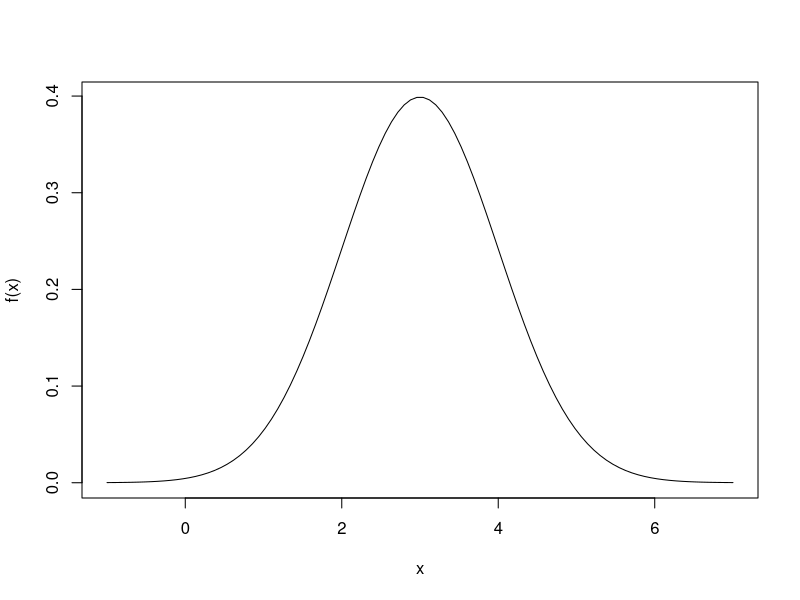
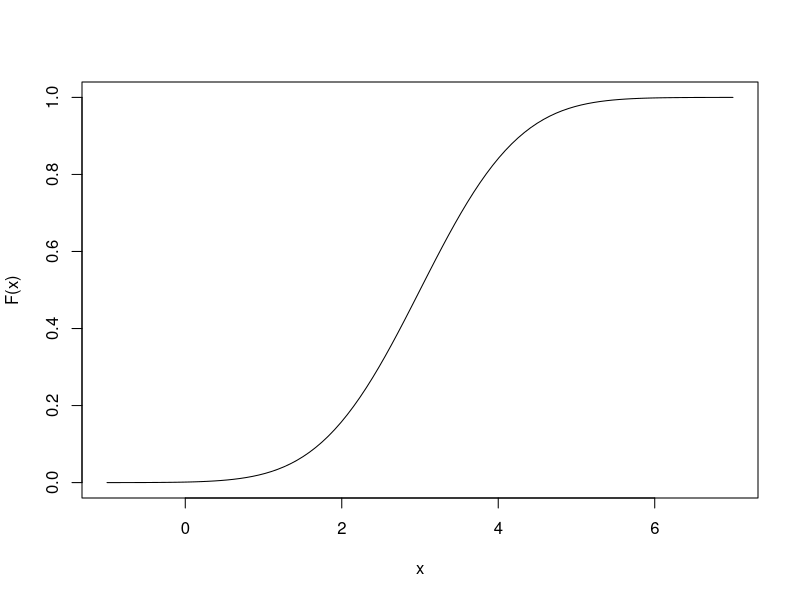
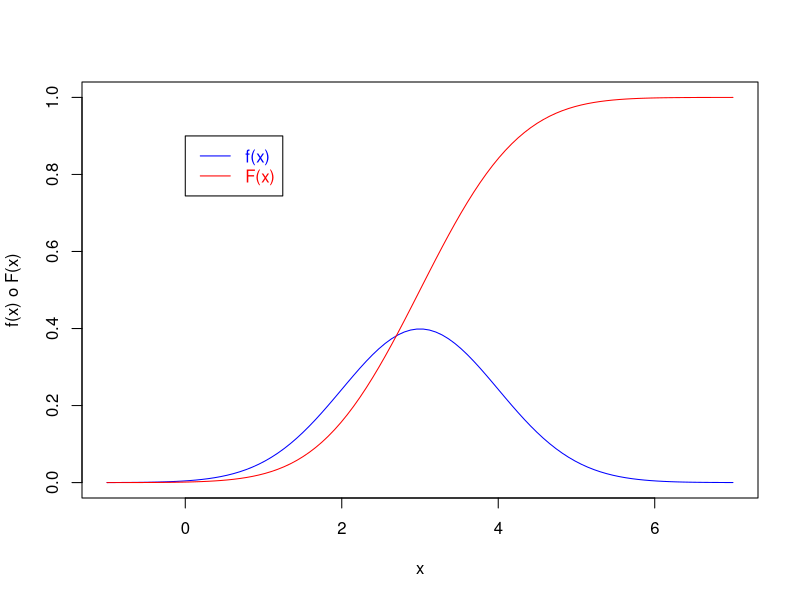
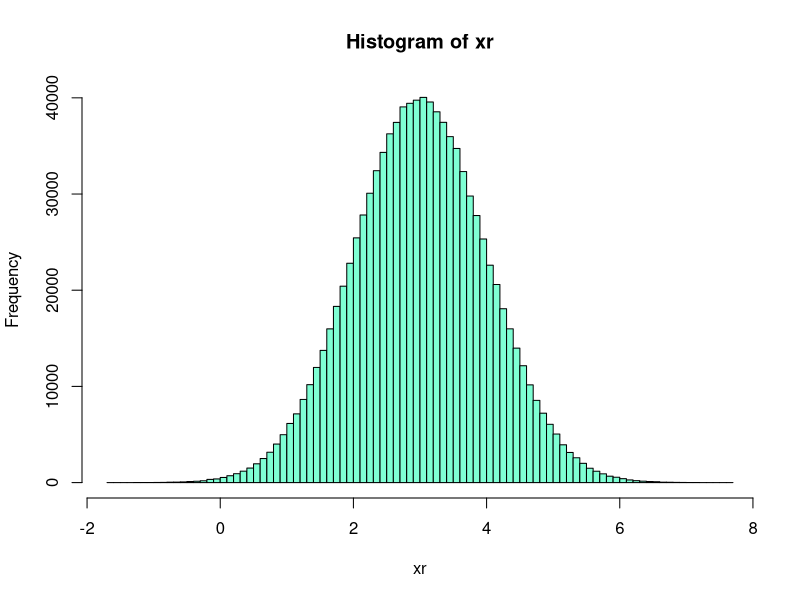
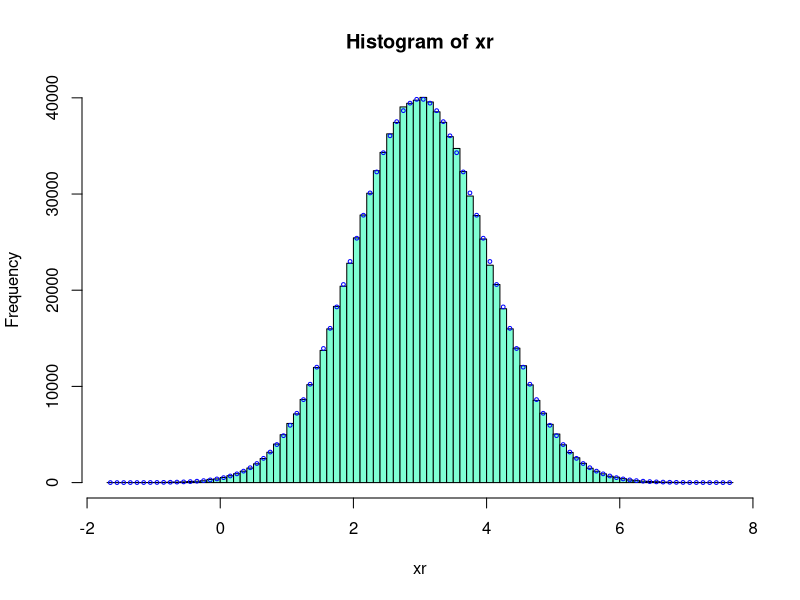
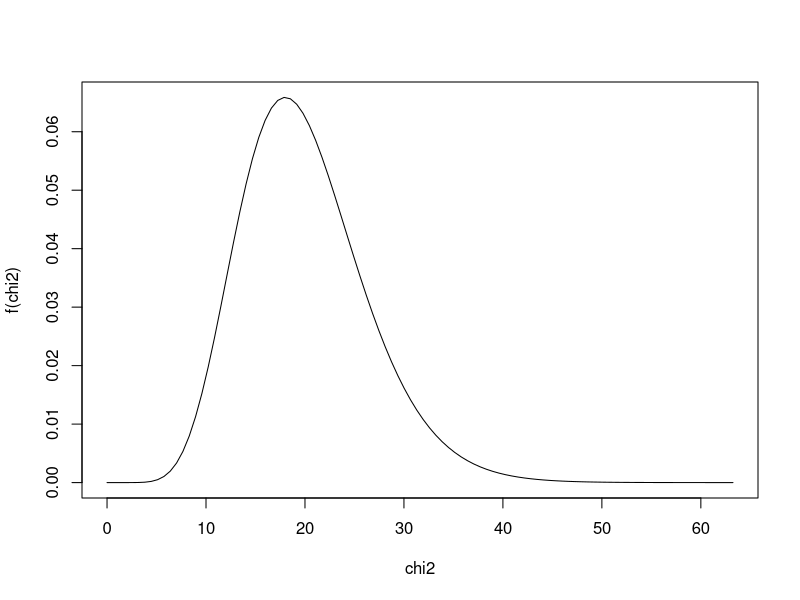
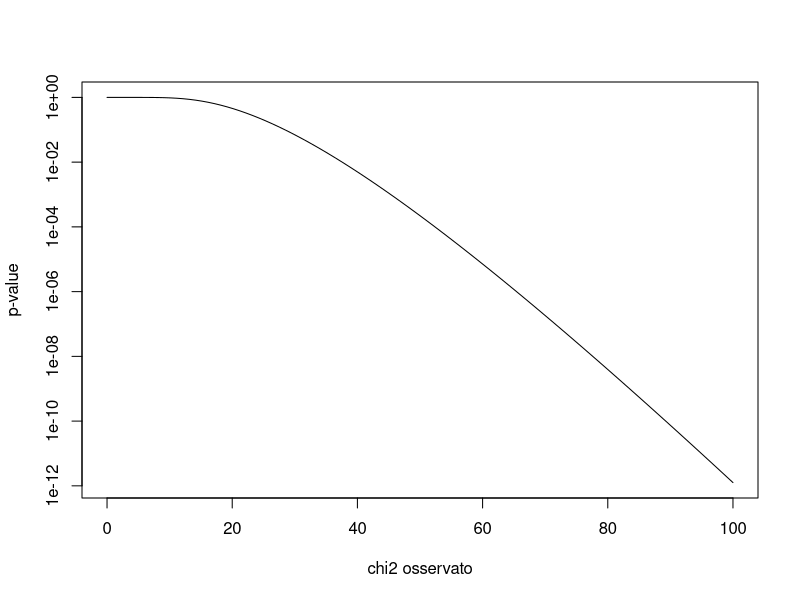
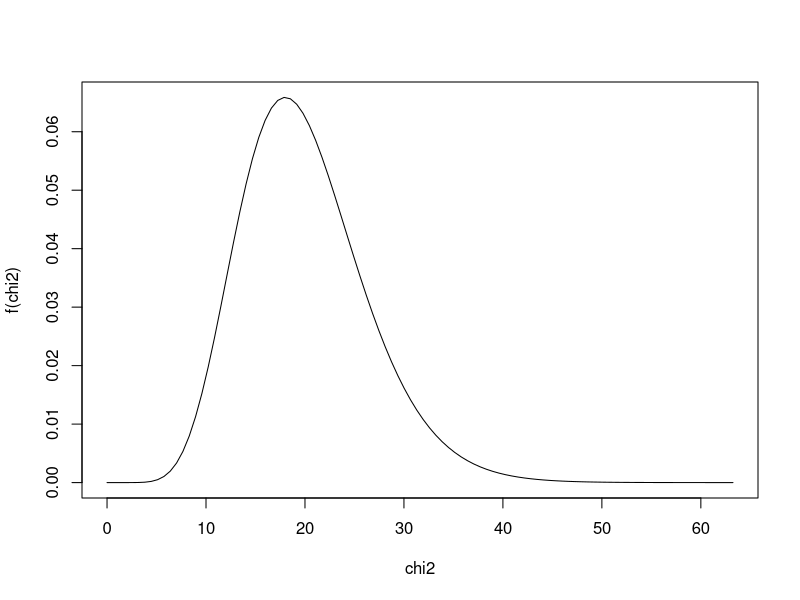

Recreate these plots in R, in order.
#----------------------------------------------------------
# alcuni comandi interessanti per gli argomenti trattati
# nella lezione per gli Incontri della Fisica
# (I risultati sono riportati dopo il commento)
#
# GdA, 12 ottobre 2012
#-----------------------------------------------------------

# NOTA: questo non Ã¨ uno script ma una collezione di comandi
#       -> se si segue come script si vede solo l'ultimo plot
#          in quanto quelli precedenti verranno sovrascitti
#       -> eseguire mediante copia/incolla

##### Gaussiane ######################################################
# cumulativa in x=4 della gaussiana avente mu=3 e sigma=1
mu <- 3; sigma <- 1
pnorm(4, mu, sigma)  # 0.8413447

# probabilita' entro n sigma
n <- 1; 
pnorm(mu+n*sigma, mu, sigma) - pnorm(mu-n*sigma, mu, sigma)  # 0.6826895
2*(pnorm(mu+n*sigma, mu, sigma) -0.5)  # equivalente
1 - 2*pnorm(mu-n*sigma, mu, sigma)     # equivalente

# probabilita' oltre n sigma (solo coda a destra)
1 - pnorm(mu+n*sigma, mu, sigma)  # 0.1586553

# Semplice plot di gaussiana e della sua cumulativa
# eseguire un comando 'plot' alla volta
x <- seq(mu-4*sigma, mu+4*sigma, len=100)
plot(x, dnorm(x,mu, sigma), ylab='f(x)', ty='l')
plot(x, pnorm(x,mu, sigma), ylab='F(x)', ty='l')

# i due grafici sovrapposti (+ legenda)
plot(x, dnorm(x,mu, sigma), ylim=c(0, max(1,dnorm(x,mu, sigma))), 
     ylab='f(x) o F(x)', ty='l', col='blue')
points(x, pnorm(x,mu, sigma), ylab='F(x)', ty='l', col='red')
legend(mu - 3*sigma, 0.9, leg=c('f(x)', 'F(x)'),
       text.col=c('blue','red'), lty=1, col=c('blue','red'))

# per generare un numero secondo una gaussiana
rnorm(1, mu, sigma)   # ovviamente il nr cambia di volta in volta
                      # ad es. 1.385637

# per troncarlo a 4 cifre decimali
round(rnorm(1, mu, sigma), 4)  # idem, ad es 3.0114

# calcolare la probabilitÃ  che AVEVA il numero generato
# 1) salvarlo
xr <- round(rnorm(1, mu, sigma), 4)   # idem, ad es 3.4425
# 2) valutare la probabilitÃ  fra xr-0.00005 e xr+0.00005
# 2a) mediante la cumulativa
dxm <- 0.00005
pnorm(xr+dxm, mu, sigma) -  pnorm(xr-dxm, mu, sigma)  # 3.617356e-05
# 2b) f(xr) * (2*dxm)
dnorm(xr, mu, sigma) * 2 * dxm                        # 3.617356e-05

# riga di comando da ripetere piÃ¹ volte (e che dipende da 'nc',
# numero di cifre dopo la virgola, che puÃ² valere al max 6)
nc=4; dxm=10^(-nc)/2; (xr=round(rnorm(1, mu, sigma), nc)); dnorm(xr, mu, sigma) * 2 * dxm

# campione di numeri casuali estratti dalla nosrmale con mu e sigma
nr <- 1000000                # numero di valori da generare 
xr <- rnorm(nr, mu, sigma)   # li mettiamo nel 'vettore' xr
xr[1:100]                    # diamo un'occhiata ai primi cento valori
mean(xr)                     # ce ne calcoliamo media ...
sd(xr)                       # e la deviazione standard
sum(xr)/nr                   # ma potevamo anche calcolare la media 'a mano'
hist(xr, nc=100, col='aquamarine') # istogramma in 100 bin (per i colori,
                                   # in genere qualsiasi colore espresso in
                                   # inglese ha buone chance di funzionare)
h <- hist(xr, nc=100, col='aquamarine') # come sopra, ma ora h contiene
                                        # utili informazioni sull'istogramma
h                          # mostra l'oggetto h, dal quale possiamo valutare
xm <- h$mid[1]             # valore centrale del primo bin
xM <- h$mid[length(h$mid)] # valore centrale dell'ultimo bin
                           # (xm e xM sono soltanto esempi di come
                           # recuperare tali valori, ma non ci serviranno
                           # per il seguito)
dx <- h$mid[2]-h$mid[1]    # ampiezza del bin
                           # Sovrapponiamo infine all'istogramma i punti
                           # indicanti il valore atteso di eventi
                           # in ciascuna cella
points(h$mid, dnorm(h$mid, mu, sigma)*dx*nr, pch=1, cex=0.5, col='blue')
                           # ove, ricordiamo che il nr atteso di eventi
                           # Ã¨ dato dalla probabilitÃ  che un punto
                           # cada nell'intervallino [ovvero f(x)*dx],
                           # moltiplicata per il nr di eventi totali,
                           # ovvero f(x)*dx*nr, da cui, in R
                           # =>  dnorm(h$mid, mu, sigma)*dx*nr

##### chi-quadro ###########################################################
nu <- 20              # nr di gradi di libertÃ 
E.chi2 <- nu          # valore atteso (precisione del valore di chi^2)
s.chi2 <- sqrt(2*nu)  # std dev (incertezza standard di previsione)
m.chi2 <- nu - 2      # valore modale (di massima p.d.f.)

###########  Alternativa -- chi^2(x, nu) -> gamma(x, nu/2, 1/2) ###########
# distribuzione del chi^2
c2 <- seq(0, 10*s.chi2, len=100) # fino a 10*s.chi2 perchÃ© asimmetrica
plot(c2, dchisq(c2, nu), xlab='chi2', ylab='f(chi2)', ty='l')
# (la distribuzione di chi^2 Ã¨ una 'gamma' con di forma (`shape')
# pari a nu/2 e parametro di `rate' pari a 1/2

# p-value per un dato chi2 osservato: P(chi2 >= chi2.obs)
# ad es.:
chi2.obs <- 25
1 - pchisq(chi2.obs, nu)

# plot del p-values in funzione del chi2.obs ('c2o')
# (ordinate in scala log per ovvii motivi)
c2o <- seq(0, 100, len=100)
plot(c2o, 1-pchisq(c2o, nu), ty='l', log='y',
     xlab='chi2 osservato', ylab='p-value')
###########################################################################

###########  Alternativa -- chi^2(x, nu) -> gamma(x, nu/2, 1/2) ###########
# distribuzione del chi^2
c2 <- seq(0, 10*s.chi2, len=100) # fino a 10*s.chi2 perchÃ© asimmetrica
plot(c2, dgamma(c2, nu/2, 1/2), xlab='chi2', ylab='f(chi2)', ty='l')
# (la distribuzione di chi^2 Ã¨ una 'gamma' con di forma (`shape')
# pari a nu/2 e parametro di `rate' pari a 1/2

# p-value per un dato chi2 osservato: P(chi2 >= chi2.obs)
# ad es.:
chi2.obs <- 25
1 - pgamma(chi2.obs, nu/2, 1/2)

# plot del p-values in funzione del chi2.obs ('c2o')
# (ordinate in scala log per ovvii motivi)
c2o <- seq(0, 100, len=100)
plot(c2o, 1-pgamma(c2o, nu/2, 1/2), ty='l', log='y',
     xlab='chi2 osservato', ylab='p-value')
###########################################################################